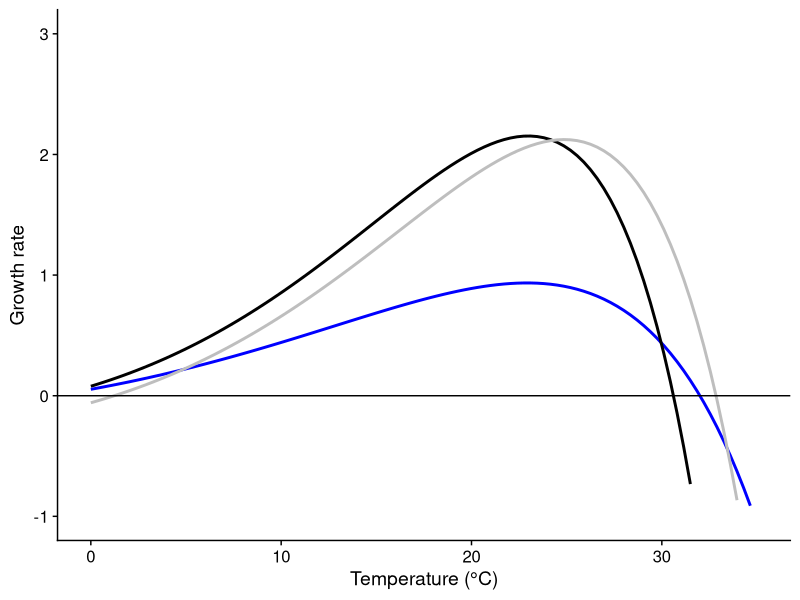
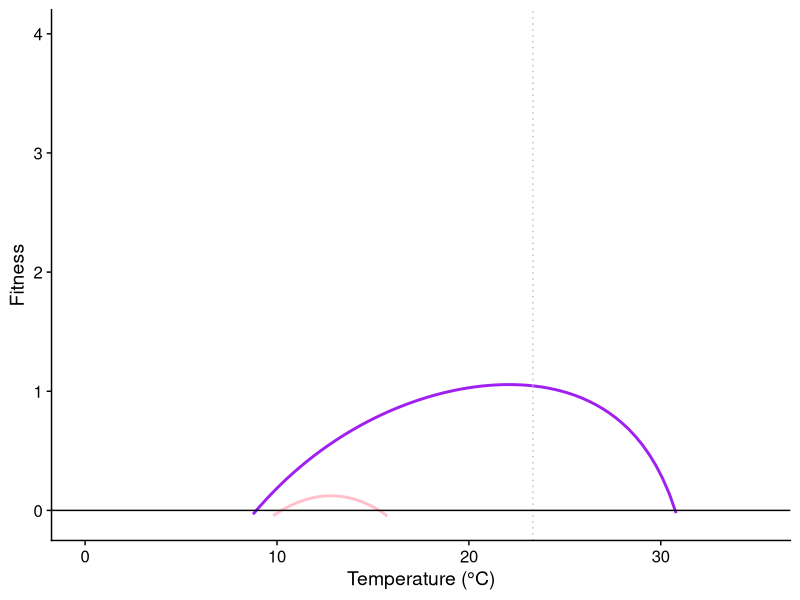
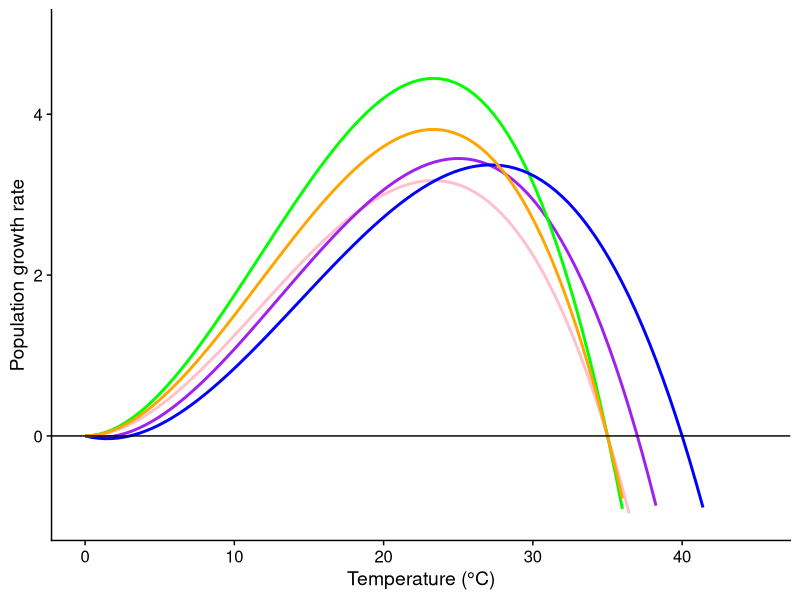
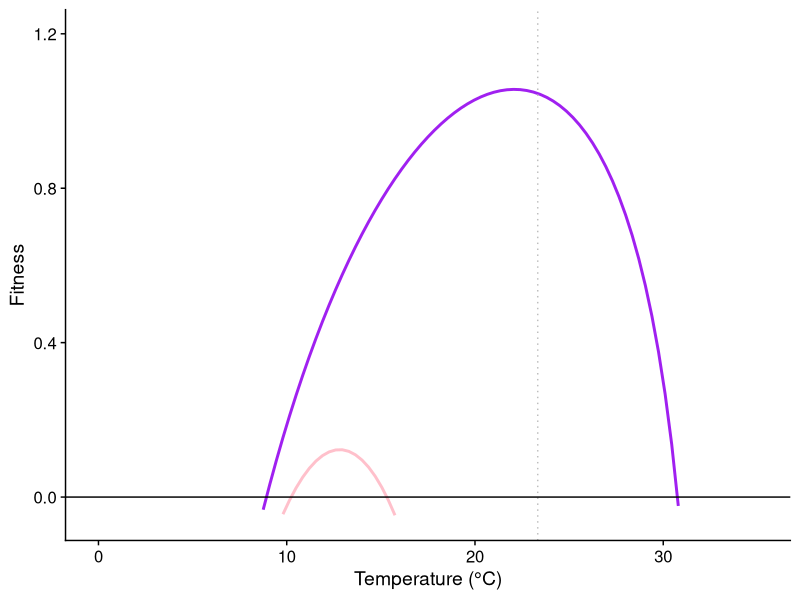
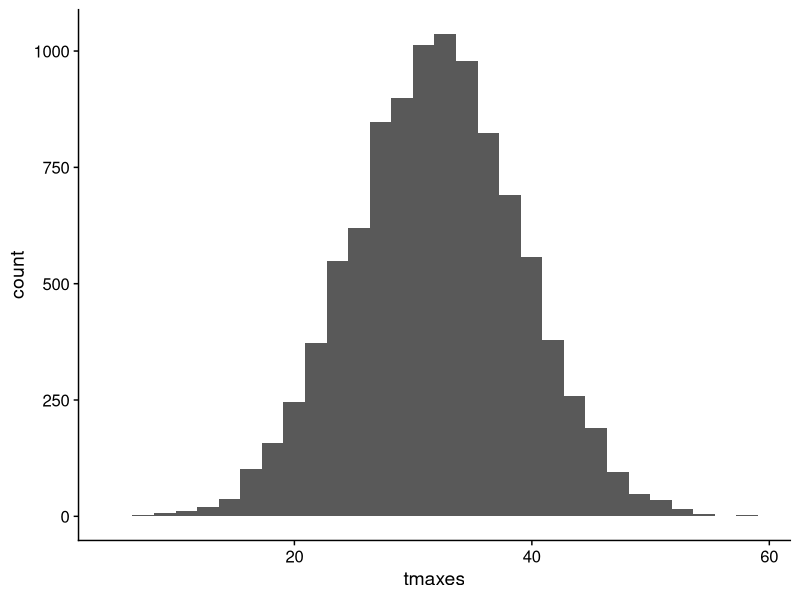
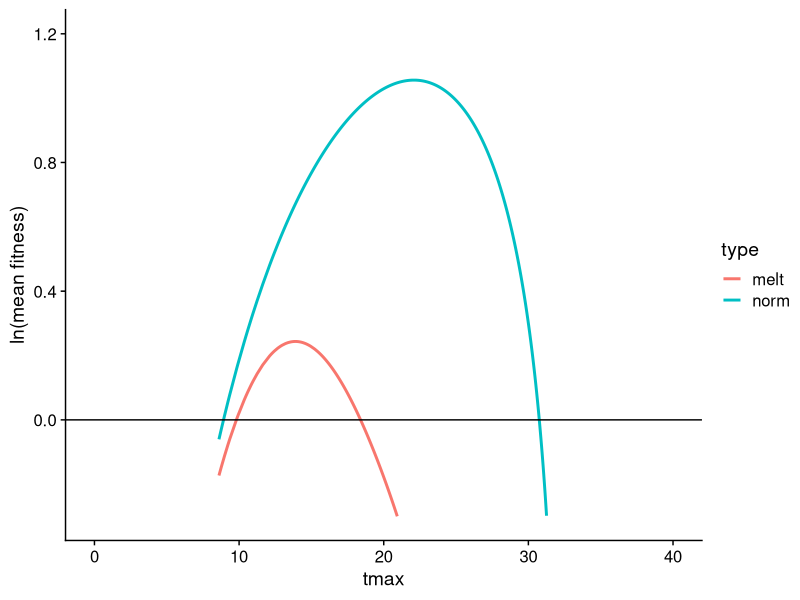
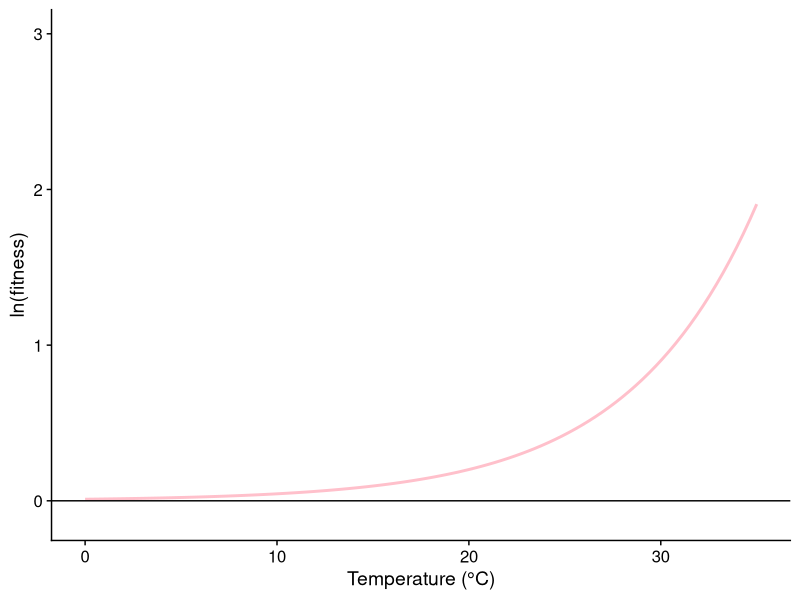
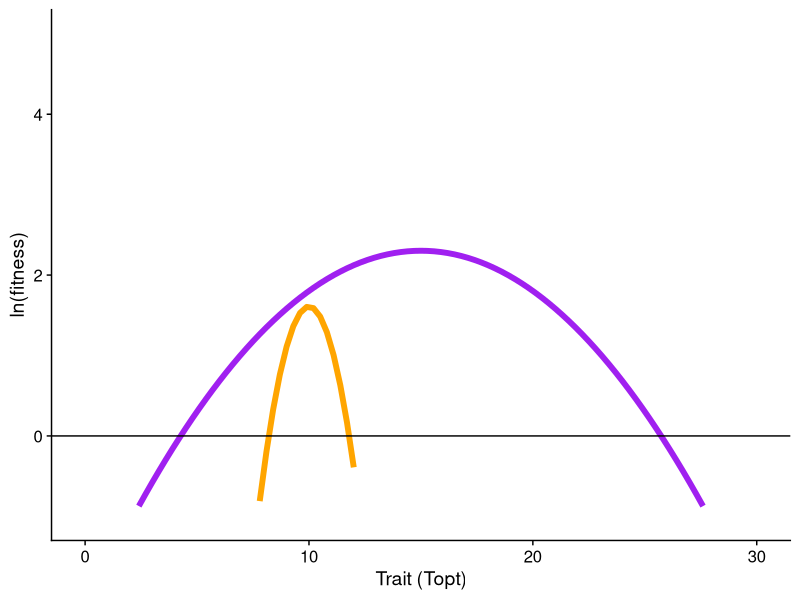

Write the R code that produced these figures, in order.


library(tidyverse)
library(cowplot)
theme_set(theme_cowplot())

#### Learning about metabolic meltdown predictions


### the TPC

A <- 1
f <- 1

G <- function(x) (A*f*C) - R

G <- function(x, A, f=1) ((A*f*0.4*exp(0.09*x)*(1-((x-15)/(34/2))^2)) - 0.01*exp(0.15*x))

C <- function(x, A, f) A*f*exp(0.07*x)*(1-((x-15)/(34/2))^2)
R <- function(x) 0.02*exp(0.15*x)

briere <- function(x, Tmin = 5, Tmax = 32, m = 1, c = 1) c*(x*(x-Tmin)*(((Tmax-x))^(1/m)))

f <- function(x, fmax = 1, fmin = 0, a = 0.3, xmid = 15) fmax - ((fmax - fmin)/(1 + exp(-a*(x - xmid))))
f(10)

C2 <- function(x, fmax = 1, fmin = 0, a = 0.3, xmid = 15)  (fmax - ((fmax - fmin)/(1 + exp(-a*(x - xmid)))))* exp(0.07*x)*(1-((x-15)/(34/2))^2)
G2 <- function(x, A, fmax = 1, fmin = 0, a = 0.3, xmid = 15) ((A*(fmax - ((fmax - fmin)/(1 + exp(-a*(x - xmid)))))*0.4*exp(0.09*x)*(1-((x-15)/(34/2))^2)) - 0.01*exp(0.15*x))
G <- function(x, A, f=1, z = 15, w = 34, b = 0.09) ((A*f*0.4*exp(b*x)*(1-((x-z)/(w/2))^2)) - 0.01*exp(0.15*x))


briere <- function(x, Tmin, Tmax, m, c){
	res <- c*(x*(x-Tmin)*(((Tmax-x))^(1/m)))
	res
}

p <- ggplot(data = data.frame(x = 0), mapping = aes(x = x)) 

p + 
	# stat_function(fun = C, args = list(f = 1, A = 0.3), color = "black", size = 1) +
	# stat_function(fun = C2, color = "black", size = 1) +
	# stat_function(fun = G2, args = list(A = 1), color = "pink", size = 1) +
	# stat_function(fun = briere, args = list(Tmin = 0, Tmax = 30, m = 2, c = 0.0045),  color = "pink", size = 1) +
	# stat_function(fun = briere, args = list(Tmin = 5, Tmax = 35, m = 2.2, c = 0.0040),  color = "purple", size = 1) +
	# stat_function(fun = G, args = list(A = 1), color = "purple", size = 1) +
	stat_function(fun = C, args = list(f = 0.8, A = 0.3), color = "blue", size = 1) +
	# stat_function(fun = C, args = list(f = 0.7, A = 0.3), color = "cadetblue", size = 1) +
	# stat_function(fun = C, args = list(f = 0.6, A = 0.3), color = "lightblue", size = 1) +
	# stat_function(fun = C, args = list(f = 0.5, A = 0.3), color = "lightgreen", size = 1) +
	# stat_function(fun = R, color = "orange", size = 1) +
	stat_function(fun = G, args = list(f = 1, A = 1), color = "black", size = 1) +
	stat_function(fun = G, args = list(f = 1, A = 1, z = 18, b = 0.0815), color = "grey", size = 1) +
	# stat_function(fun = G, args = list(f = 0.7, A = 1), color = "lightblue", size = 1) +
	# stat_function(fun = G, args = list(f = 0.8, A = 1), color = "blue", size = 1) +
	# stat_function(fun = G, args = list(f = 0.6, A = 1), color = "lightgreen", size = 1) +
	xlim(0, 35) + ylim(-1, 3) + 
	xlab("Temperature (°C)") + ylab("Growth rate") + geom_hline(yintercept = 0)
ggsave("figures/metabolic-meltdown-growth.png", width = 6, height = 4)


mod_briere <- function(x, Tmin, Tmax, m, c){
	res <- c*(-x + Tmin + Tmax)*(Tmax - x)*((x - Tmin)^(1/m))
	res
}


briere <- function(x, Tmin, Tmax, m, c){
	res <- c*(x*(x-Tmin)*(((Tmax-x))^(1/m)))
	res
}

briere2 <- function(x, Tmin = 0, Tmax = 22, m = 1.5,  c = 0.004){
	res <- c*(x*(x-Tmin)*(((Tmax-x))^(1/m)))
	res
}

briere3 <- function(x, Tmin = 0, Tmax = 22, m = 1.5,  c = 0.0045){
	res <- c*(x*(x-Tmin)*(((Tmax-x))^(1/m)))
	res
}

cheese <- function(x, alpha = 0.0005, Tmin = 0, Tmax = 35){
	res <- alpha*x*(x - Tmin)*(Tmax - x)
	res
}

cheese_vals <- data.frame(x =seq(from = 0, to = 35, by = 0.1), performance =  sapply(X = seq(from = 0, to = 35, by = 0.1), FUN = cheese))

Tmax <- 35
Tmin <- 0
alpha <- 0.0005
topt <- (1/3)*(Tmax + Tmin + sqrt(Tmax^2 - (Tmin *Tmax) + Tmin^2))

briere_vals <- data.frame(x =seq(from = 0, to = 33, by = 0.1), performance =  sapply(X = seq(from = 0, to = 33, by = 0.1), FUN = briere2))
briere_vals2 <- data.frame(x =seq(from = 0, to = 33, by = 0.1), performance =  sapply(X = seq(from = 0, to = 33, by = 0.1), FUN = briere3))

G3 <- function(x, A = 1, fmax = 1, fmin = 0, a = 0.3, xmid = 15) log(((A*(fmax - ((fmax - fmin)/(1 + exp(-a*(x - xmid)))))*alpha*x*(x - Tmin)*(Tmax - x)) - 0.01*exp(0.15*x)))
G4 <- function(x, A = 1, fmax = 1, fmin = 1, a = 0.3, xmid = 15) log(((A*(fmax - ((fmax - fmin)/(1 + exp(-a*(x - xmid)))))*alpha*x*(x - Tmin)*(Tmax - x)) - 0.01*exp(0.15*x)))


p + 
	stat_function(fun = G3, args = list(A = 1), color = "pink", size = 1) +
	stat_function(fun = G4, args = list(A = 1), color = "purple", size = 1) +
	geom_vline(xintercept = topt, color = "grey", linetype = "dotted") + 
	xlim(0, 35) + ylim(-0.05, 4) +  xlab("Temperature (°C)") + ylab("Fitness") +
	geom_hline(yintercept = 0)


### distribution of TPCs
p + 
	# geom_line(aes(x = x, y = performance), data = cheese_vals, size = 1, color = "cadetblue") + 
	stat_function(fun = cheese, args = list(Tmin = 0, Tmax = 35, alpha = 0.0005), color = "pink", size = 1) +
	stat_function(fun = cheese, args = list(Tmin = 2, Tmax = 37, alpha = 0.0005), color = "purple", size = 1) +
	stat_function(fun = cheese, args = list(Tmin = 0, Tmax = 35, alpha = 0.0007), color = "green", size = 1) +
	stat_function(fun = cheese, args = list(Tmin = 3, Tmax = 40, alpha = 0.0004), color = "blue", size = 1) +
	stat_function(fun = cheese, args = list(Tmin = 0, Tmax = 35, alpha = 0.0006), color = "orange", size = 1) +
	xlim(0, 45) + ylim(-1, 5) +  xlab("Temperature (°C)") + ylab("Population growth rate") +
	geom_hline(yintercept = 0)

p + 
	# geom_line(aes(x = x, y = performance), data = cheese_vals, size = 1, color = "cadetblue") + 
	stat_function(fun = G3, args = list(A = 1), color = "pink", size = 1) +
	stat_function(fun = G4, args = list(A = 1), color = "purple", size = 1) +
	geom_vline(xintercept = topt, color = "grey", linetype = "dotted") + 
	xlim(0, 35) + ylim(-0.05, 1.2) +  xlab("Temperature (°C)") + ylab("Fitness") +
	geom_hline(yintercept = 0)


# ok let’s simulate some distrubution of Tmaxes and some day time  --------

G_norm <- function(x = 15, A = 1, fmax = 1, fmin = 1, a = 0.3, xmid = 15, tmax) (((A*(fmax - ((fmax - fmin)/(1 + exp(-a*(x - xmid)))))*alpha*x*(x - Tmin)*(Tmax - x)) - 0.01*exp(0.15*x)))
G_melt <- function(x = 15, A = 1, fmax = 1, fmin = 0.2, a = 0.3, xmid = 15, tmax) (((A*(fmax - ((fmax - fmin)/(1 + exp(-a*(x - xmid)))))*alpha*x*(x - Tmin)*(Tmax - x)) - 0.01*exp(0.15*x)))

tmaxes <- rnorm(n = 10000, mean = 32, sd = 7)

ggplot() +
	geom_histogram(aes(x = tmaxes))
performance_15_melt <- data.frame(tmax = tmaxes, fitness = sapply(X = tmaxes, FUN = G_melt), type = "melt")
performance_15_norm <- data.frame(tmax = tmaxes, fitness = sapply(X = tmaxes, FUN = G_norm), type = "norm")

all_perf <- bind_rows(performance_15_melt, performance_15_norm) %>% 
	group_by(tmax, type) %>% 
	summarise(mean_fitness = mean(fitness)) %>% 
	mutate(log_mean_fitness = log(mean_fitness))

all_perf %>% 
	ggplot(aes(x = tmax, y = log_mean_fitness, color = type)) + geom_line(size = 1) +
	ylim(-.3, 1.2) + xlim(0, 40) + geom_hline(yintercept = 0) + ylab("ln(mean fitness)")

all_perf %>% 
	filter(type == "norm") %>% 
	filter(mean_fitness > 0) %>% View

omega_melt <- (27.50346 -  4.456408)
omega_norm <- 32.51401 - 4.456408

opt_melt <- 13.89434
opt_norm <- 22.08327

B_melt <- exp(0.2436506)
B_norm <- exp(1.056060)

kcrit_melt <- 7*(sqrt(2*log(B_melt)/omega_melt))
kcrit_norm <- 7*(sqrt(2*log(B_norm)/omega_norm))

## melt
## 9.939055, 18.39713

## normal
## 9.279005, 30.75217

G <- function(x, A, f=1) ((A*f*0.4*exp(0.09*x)*(1-((x-15)/(34/2))^2)) - 0.01*exp(0.15*x))
gain <- function(x, A, f=1) ((A*f*0.4*exp(0.09*x)*(1-((x-15)/(34/2))^2)))
R <- function(x) 0.01*exp(0.15*x)

p + 
	# stat_function(fun = C, args = list(f = 1, A = 0.3), color = "black", size = 1) +
	# stat_function(fun = C, args = list(f = 0.8, A = 0.3), color = "blue", size = 1) +
	# stat_function(fun = C, args = list(f = 0.7, A = 0.3), color = "cadetblue", size = 1) +
	# stat_function(fun = C, args = list(f = 0.6, A = 0.3), color = "lightblue", size = 1) +
	# stat_function(fun = C, args = list(f = 0.5, A = 0.3), color = "lightgreen", size = 1) +
	# stat_function(fun = R, color = "orange", size = 1) +
	stat_function(fun = R, color = "pink", size = 1) +
	stat_function(fun = gain, color = "purple", size = 1) +
	# stat_function(fun = G, args = list(f = 1, A = 1), color = "black", size = 1) +
	# stat_function(fun = G, args = list(f = 0.7, A = 1), color = "cadetblue", size = 1) +
	# stat_function(fun = G, args = list(f = 0.8, A = 1), color = "blue", size = 1) +
	# stat_function(fun = G, args = list(f = 0.6, A = 1), color = "lightblue", size = 1) +
	# stat_function(fun = G, args = list(f = 0.5, A = 1), color = "lightgreen", size = 1) +
	xlim(0, 35) + ylim(-0.1, 3) + 
	xlab("Temperature (°C)") + ylab("ln(fitness)") + geom_hline(yintercept = 0)
ggsave("figures/fitness_functions.png", width = 6, height = 4)

grfunc <- function(x){
	-G(x,f = 0.6, A = 1)
}
optinfo<-optim(c(x= 1),grfunc)
opt<-optinfo$par[[1]]
opt

## 17.44609, 16.09219, 15.17578, 14.00781

#### the fitness function

w_curve <- function(x, B, theta, omega) log(B*exp(-((x - theta)^2)/(2*(omega^2))))
B <- 10
theta <- 15
omega <- 35

p <- ggplot(data = data.frame(x = 0), mapping = aes(x = x)) 

p + 
	stat_function(fun = w_curve, args = list(B = 10, theta = 15, omega = 5), color = "purple", size = 2) +
	stat_function(fun = w_curve, args = list(B = 5, theta = 10, omega = 1), color = "orange", size = 2) +
	# stat_function(fun = w_curve(B = 10, theta = 20, omega = 20), color = "orange", size = 2) +
	ylim(-1, 5) + xlim(0, 30) + ylab("ln(fitness)") + xlab("Trait (Topt)") + coord_cartesian() +
	geom_hline(yintercept = 0)



### normal curve

p1 <- ggplot(data = data.frame(x = c(-3, 3)), aes(x)) +
	stat_function(fun = dnorm, n = 101, args = list(mean = 0, sd = 1), size = 3, color = "red") + ylab("") +
	scale_y_continuous(breaks = NULL)
p1
ggsave("figures/normal-curve.pdf", width = 6, height = 4)
